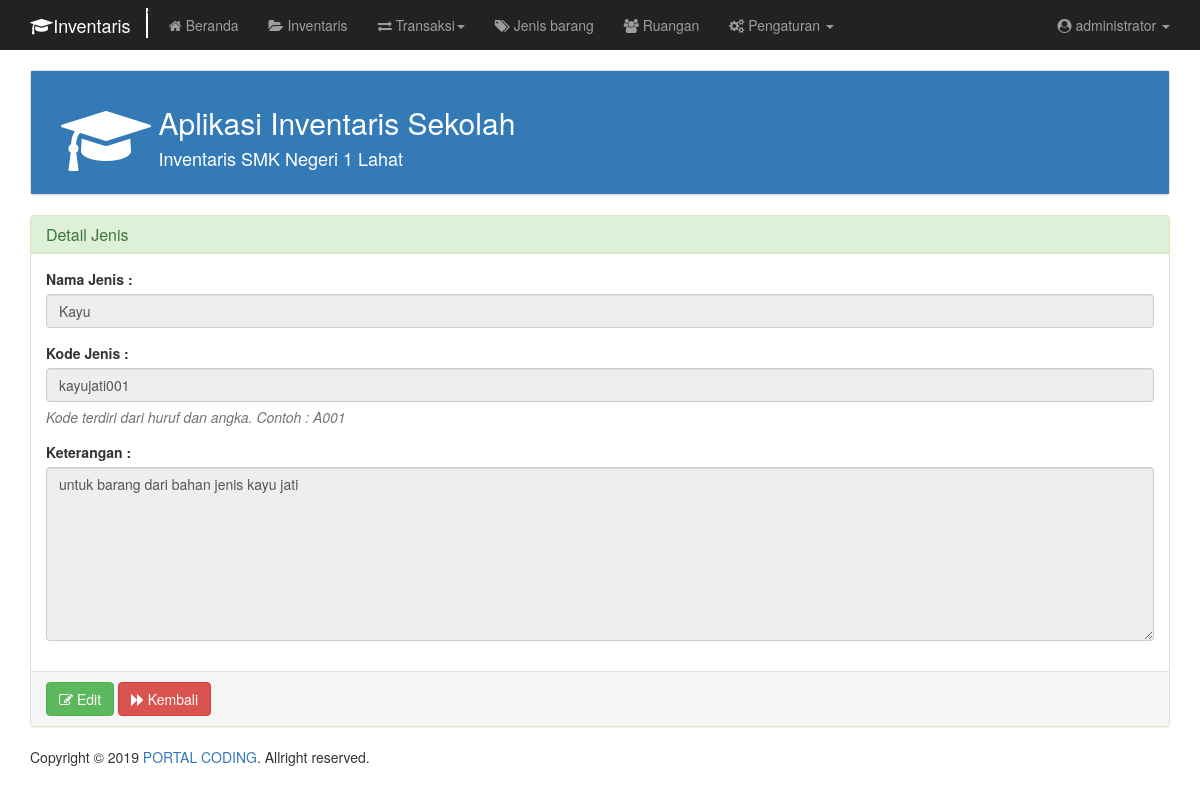
The page /inventaris/detail/detail-jenis.php?rowid=5ca711c216ec6 (signed in) on the database its author committed.
### tables this page shows
CREATE TABLE `jenis` (
  `id_jenis` varchar(150) NOT NULL,
  `nama_jenis` varchar(150) NOT NULL,
  `kode_jenis` varchar(150) NOT NULL,
  `keterangan_jenis` varchar(500) NOT NULL
);

### inventaris/config/function.php (called while the page is built, shortened)
<?php
class Konektor {
	public function __construct() {
		$this->host = "localhost";
		$this->user = "root";
		$this->pass = "";
		$this->db = "dbinventaris";
		$this->con = new mysqli($this->host,$this->user,$this->pass,$this->db) or die("Can't Connect to Database");
	}
}
class Konfigurasi extends Konektor {
	public function detailJenis($id)
	{
		$SQL = $this->con->prepare("SELECT * FROM jenis WHERE id_jenis=?");
		$SQL->bind_param("s",$id);
		$SQL->execute();
		$result = $SQL->get_result();
		$data = [];
		while ($row = $result->fetch_assoc()) {
			$data[] = $row;
		}
		return $data;
	}
}
 ?>

### inventaris/detail/detail-jenis.php (the view, shortened to what this page needs)
<?php
include '../config/function.php';
$konfigurasi = new Konfigurasi();
$id = $_GET['rowid'];
$detail = $konfigurasi->detailJenis($id);
?>
<!DOCTYPE html>
<html lang="en" dir="ltr">
	<head>
		<?php include '../include/meta.php'; ?>
  </head>
  <body onload="userFormDisabled(),viewJenis()">
		<?php include '../include/menu.php' ?>
		<div class="container">
		  <?php include '../include/heading.php'; ?>
			<div class="panel panel-success" id="formInput">
			  <div class="panel-heading">
			    <h3 class="panel-title">Detail Jenis</h3>
			  </div>
			  <div class="panel-body">
			    <form class="" action="" method="post">
			    	<?php foreach ($detail as $data): ?>
							<div class="form-group">
				    	  <label for="">Nama Jenis :</label>
				    	  <input type="text" class="form-control" id="nama_jenis" name="nama_jenis" value="<?php echo $data['nama_jenis']; ?>">
				    	</div>
							<div class="form-group">
							  <label for="">Kode Jenis :</label>
							  <input type="text" class="form-control" id="kode_jenis" name="kode_jenis" value="<?php echo $data['kode_jenis']; ?>">
							  <p class="help-block"><i>Kode terdiri dari huruf dan angka. Contoh : A001</i></p>
							</div>
							<div class="form-group">
							  <label for="">Keterangan :</label>
							  <textarea rows="8" class="form-control" id="keterangan_jenis" name="keterangan_jenis"><?php echo $data['keterangan_jenis']; ?></textarea>
							</div>
			    	<?php endforeach; ?>
			  </div>
				<div class="panel-footer">
					<button type="button" id="btnedit" onclick="editJenis()" class="btn btn-success"><i class="fa fa-edit"></i> Edit</button>
						<a href="/inventaris/barang.php" onclick="viewJenis()" class="btn btn-danger"><i class="fa fa-forward"></i> Kembali</a>
			  </div>
			</div>
		</div>
    <?php include '../include/footer.php'; ?>
	</body>
</html>

### rows shown on the page
jenis: nama_jenis "Kayu", kode_jenis "kayujati001", keterangan_jenis "untuk barang dari bahan jenis kayu jati"

### other values the page prints
$_SESSION['nama_petugas'] "administrator"
